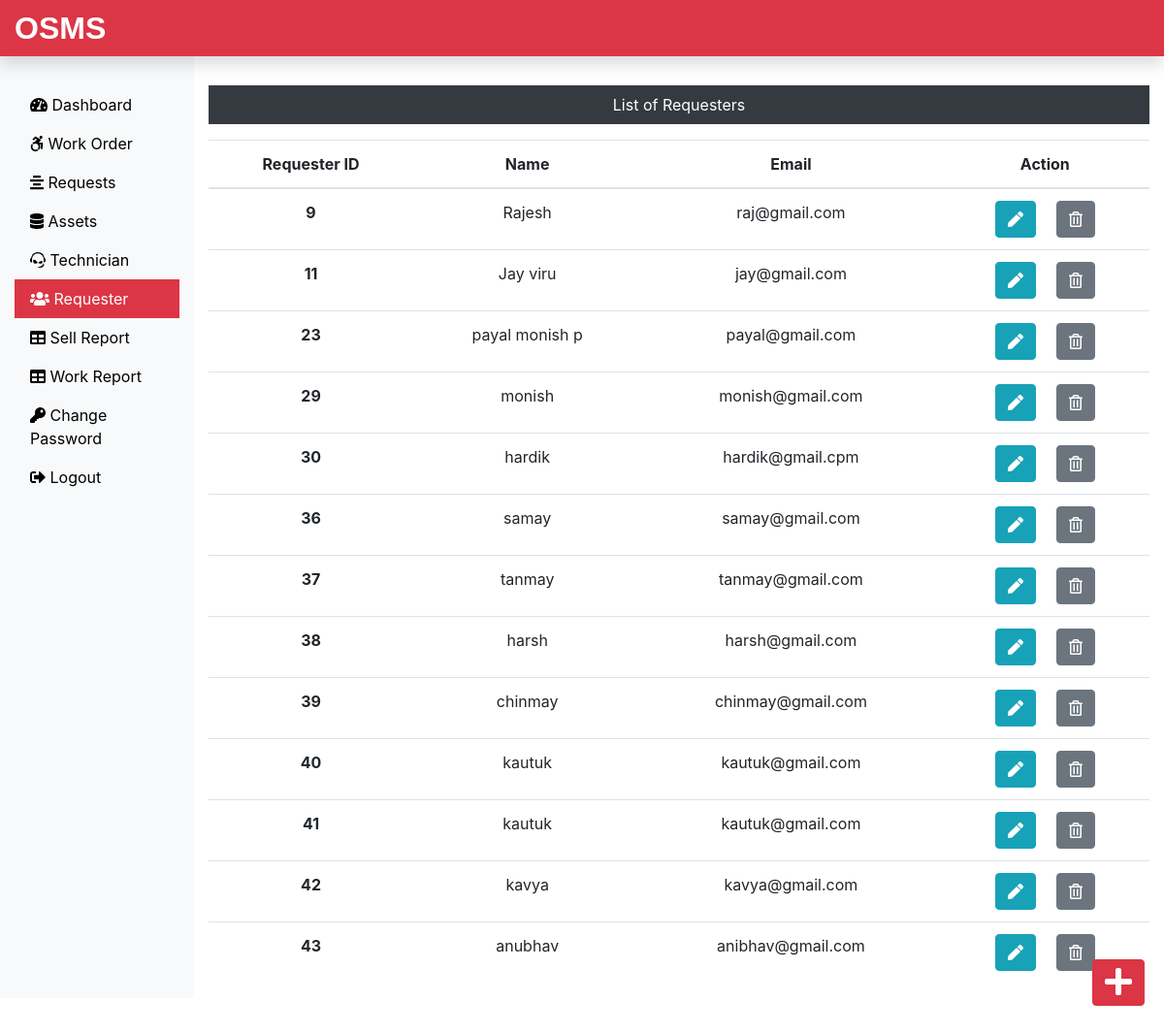
The app's page /OSMS_PHP/Admin/requester.php (signed in) with its own data.
### tables this page shows
CREATE TABLE `requesterlogin_tb` (
  `r_login_id` int(11) NOT NULL,
  `r_name` varchar(60) NOT NULL,
  `r_email` varchar(60) NOT NULL,
  `r_password` varchar(60) NOT NULL
);

### OSMS_PHP/Admin/requester.php (the view, shortened to what this page needs)
<?php
include('includes/header.php');
include('../dbConnection.php');
?>
<div class="col-sm-9 col-md-10 mt-5 text-center">
  <p class=" bg-dark text-white p-2">List of Requesters</p>
  <?php
    $sql = "SELECT * FROM requesterlogin_tb";
    $result = $conn->query($sql);
    if($result->num_rows > 0){
 echo '<table class="table">
  <thead>
   <tr>
    <th scope="col">Requester ID</th>
    <th scope="col">Name</th>
    <th scope="col">Email</th>
    <th scope="col">Action</th>
   </tr>
  </thead>
  <tbody>';
  while($row = $result->fetch_assoc()){
   echo '<tr>';
    echo '<th scope="row">'.$row["r_login_id"].'</th>';
    echo '<td>'. $row["r_name"].'</td>';
    echo '<td>'.$row["r_email"].'</td>';
    echo '<td><form action="editreq.php" method="POST" class="d-inline"> <input type="hidden" name="id" value='. $row["r_login_id"] .'><button type="submit" class="btn btn-info mr-3" name="view" value="View"><i class="fas fa-pen"></i></button></form>
    <form action="" method="POST" class="d-inline"><input type="hidden" name="id" value='. $row["r_login_id"] .'><button type="submit" class="btn btn-secondary" name="delete" value="Delete"><i class="far fa-trash-alt"></i></button></form></td>
   </tr>';
  }
 echo '</tbody>
 </table>';
} else {
  echo "0 Result";
}
?>
</div>
</div>
<div><a class="btn btn-danger box" href="insertreq.php"><i class="fas fa-plus fa-2x"></i></a>
</div>
</div>
<?php
include('includes/footer.php');
?>

### OSMS_PHP/css/custom.css (style rules this page uses)
a { color: black; }
.box { position: fixed; bottom: 10px; right: 20px; margin-bottom: 30px; }

### records on screen
requesterlogin_tb: r_login_id "9", r_name "Rajesh", r_email "raj@gmail.com"
requesterlogin_tb: r_login_id "11", r_name "Jay viru", r_email "jay@gmail.com"
requesterlogin_tb: r_login_id "23", r_name "payal monish p", r_email "payal@gmail.com"
requesterlogin_tb: r_login_id "29", r_name "monish", r_email "monish@gmail.com"
requesterlogin_tb: r_login_id "30", r_name "hardik", r_email "hardik@gmail.cpm"
requesterlogin_tb: r_login_id "36", r_name "samay", r_email "samay@gmail.com"
requesterlogin_tb: r_login_id "37", r_name "tanmay", r_email "tanmay@gmail.com"
requesterlogin_tb: r_login_id "38", r_name "harsh", r_email "harsh@gmail.com"
requesterlogin_tb: r_login_id "39", r_name "chinmay", r_email "chinmay@gmail.com"
requesterlogin_tb: r_login_id "40", r_name "kautuk", r_email "kautuk@gmail.com"
requesterlogin_tb: r_login_id "41", r_name "kautuk", r_email "kautuk@gmail.com"
requesterlogin_tb: r_login_id "42", r_name "kavya", r_email "kavya@gmail.com"
requesterlogin_tb: r_login_id "43", r_name "anubhav", r_email "anibhav@gmail.com"
